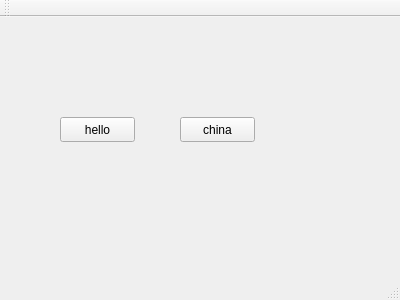
<?xml version="1.0" encoding="UTF-8"?>
<ui version="4.0">
 <class>MainWindow</class>
 <widget class="QMainWindow" name="MainWindow">
  <property name="geometry">
   <rect>
    <x>0</x>
    <y>0</y>
    <width>400</width>
    <height>300</height>
   </rect>
  </property>
  <property name="windowTitle">
   <string>MainWindow</string>
  </property>
  <widget class="QWidget" name="centralWidget">
   <widget class="QPushButton" name="pushButton">
    <property name="geometry">
     <rect>
      <x>60</x>
      <y>100</y>
      <width>75</width>
      <height>25</height>
     </rect>
    </property>
    <property name="text">
     <string>hello</string>
    </property>
   </widget>
   <widget class="QPushButton" name="pushButton_2">
    <property name="geometry">
     <rect>
      <x>180</x>
      <y>100</y>
      <width>75</width>
      <height>25</height>
     </rect>
    </property>
    <property name="text">
     <string>china</string>
    </property>
   </widget>
  </widget>
  <widget class="QMenuBar" name="menuBar">
   <property name="geometry">
    <rect>
     <x>0</x>
     <y>0</y>
     <width>400</width>
     <height>23</height>
    </rect>
   </property>
  </widget>
  <widget class="QToolBar" name="mainToolBar">
   <attribute name="toolBarArea">
    <enum>TopToolBarArea</enum>
   </attribute>
   <attribute name="toolBarBreak">
    <bool>false</bool>
   </attribute>
  </widget>
  <widget class="QStatusBar" name="statusBar"/>
 </widget>
 <layoutdefault spacing="6" margin="11"/>
 <resources/>
 <connections/>
</ui>
